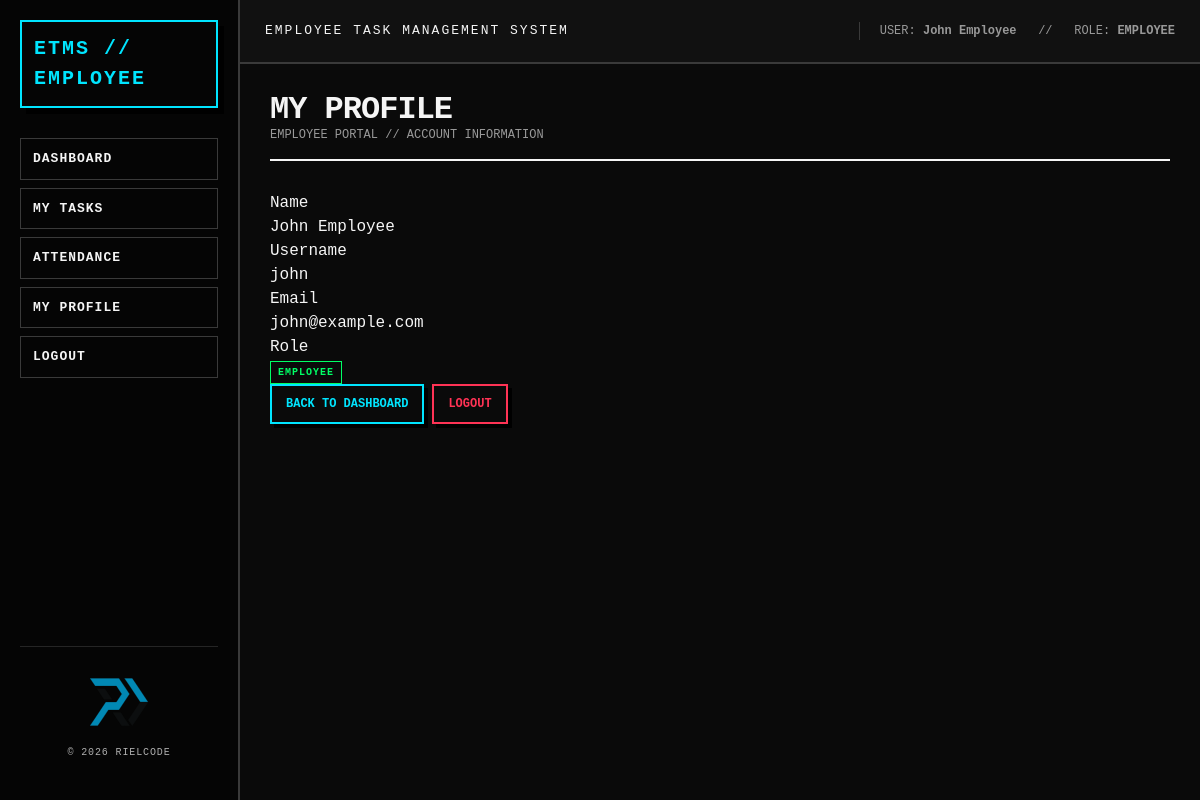
The page /employee/profile.php (signed in) on the database its author committed.
### tables this page shows
CREATE TABLE users (

    id INT AUTO_INCREMENT,

    name VARCHAR(100) NOT NULL,

    email VARCHAR(150) NOT NULL UNIQUE,

    username VARCHAR(50) NOT NULL UNIQUE,

    password VARCHAR(255) NOT NULL,

    role ENUM('admin', 'employee')
        NOT NULL DEFAULT 'employee',

    createdAt TIMESTAMP
        DEFAULT CURRENT_TIMESTAMP,

    updatedAt TIMESTAMP
        DEFAULT CURRENT_TIMESTAMP
        ON UPDATE CURRENT_TIMESTAMP,

    PRIMARY KEY (id)

);

### employee/profile.php (the view, shortened to what this page needs)
<?php
require_once "../config/database.php";
$userId = $_SESSION["user_id"];
$stmt = mysqli_prepare(
    $conn,
    "SELECT
        id,
        name,
        email,
        username,
        createdAt
    FROM users
    WHERE id = ?
    AND role = 'employee'"
);
mysqli_stmt_bind_param(
    $stmt,
    "i",
    $userId
);
if (!mysqli_stmt_execute($stmt)) {
    die("Execute failed: " .
        mysqli_stmt_error($stmt));
}
$result = mysqli_stmt_get_result($stmt);
$user = mysqli_fetch_assoc($result);
?>
<!DOCTYPE html>
<html lang="en">
<head>
    <link
        rel="stylesheet"
        href="/ETMS/assets/css/style.css">
</head>
<body>
    <div class="app">
        <?php
        require_once "../includes/employee_sidebar.php";
        ?>
        <div class="main">
            <?php
            require_once "../includes/topbar.php";
            ?>
            <main class="content">
                <div class="page-header">
                    <div>
                        <h1>
                            My Profile
                        </h1>
                        <p>
                            EMPLOYEE PORTAL // ACCOUNT INFORMATION
                        </p>
                    </div>
                </div>
                <div class="detail-grid">
                    <div class="detail-item">
                        <div class="detail-label">
                            Name
                        </div>
                        <div class="detail-value">
                            <?php
                            echo htmlspecialchars(
                                $user["name"]
                            );
                            ?>
                        </div>
                    </div>
                    <div class="detail-item">
                        <div class="detail-label">
                            Username
                        </div>
                        <div class="detail-value">
                            <?php
                            echo htmlspecialchars(
                                $user["username"]
                            );
                            ?>
                        </div>
                    </div>
                    <div class="detail-item">
                        <div class="detail-label">
                            Email
                        </div>
                        <div class="detail-value">
                            <?php
                            echo htmlspecialchars(
                                $user["email"]
                            );
                            ?>
                        </div>
                    </div>
                    <div class="detail-item">
                        <div class="detail-label">
                            Role
                        </div>
                        <div class="detail-value">
                            <span class="badge badge-completed">
                                EMPLOYEE
                            </span>
                        </div>
                    </div>
                </div>
                <div class="actions">
                    <a
                        class="btn btn-primary"
                        href="dashboard.php">
                        Back To Dashboard
                    </a>
                    <a
                        class="btn btn-danger"
                        href="../login/logout.php">
                        Logout
                    </a>
                </div>
            </main>
        </div>
    </div>
</body>
</html>

### assets/css/style.css (style rules this page uses)
:root { --bg: #0a0a0a; --surface: #111111; --surface-2: #181818; --text: #f5f5f5; --muted: #999999; --line: #3a3a3a; --line-strong: #666666; --accent: #00e5ff; --success: #00ff66; --warning: #ffcc00; --danger: #ff3355; --shadow: 6px 6px 0 #000; --radius: 0; --sidebar-width: 240px; }
* { box-sizing: border-box; margin: 0; padding: 0; }
html { background: var(--bg); }
body { font-family: "Courier New", Courier, monospace; background: var(--bg); color: var(--text); line-height: 1.5; }
a { color: var(--accent); text-decoration: none; }
.app { min-height: 100vh; display: flex; background: var(--bg); }
.main { flex: 1; min-width: 0; }
.content { padding: 30px; max-width: 1600px; margin: 0 auto; }
.page-header { display: flex; justify-content: space-between; align-items: flex-end; gap: 20px; margin-bottom: 30px; border-bottom: 2px solid var(--text); padding-bottom: 15px; }
.page-header h1 { font-size: 32px; line-height: 1; text-transform: uppercase; letter-spacing: -1px; }
.page-header p { color: var(--muted); font-size: 12px; }
.btn { display: inline-block; border: 2px solid var(--text); background: transparent; color: var(--text); padding: 9px 14px; font-family: inherit; font-size: 12px; font-weight: bold; text-transform: uppercase; cursor: pointer; box-shadow: 4px 4px 0 #000; transition: none; }
.btn-primary { border-color: var(--accent); color: var(--accent); }
.btn-danger { border-color: var(--danger); color: var(--danger); }
.badge { display: inline-block; padding: 3px 7px; border: 1px solid currentColor; font-size: 10px; font-weight: bold; text-transform: uppercase; letter-spacing: 1px; }
.badge-completed { color: var(--success); }
.actions { display: flex; flex-wrap: wrap; gap: 8px; }

### rows shown on the page
users: name "John Employee", username "john", email "john@example.com"

### other values the page prints
$_SESSION["name"] "John Employee"
$_SESSION["role"] "EMPLOYEE"
